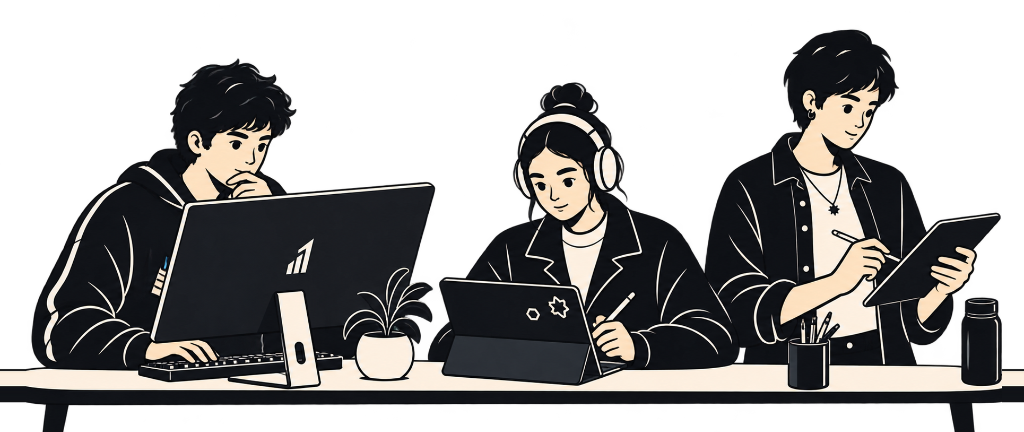
#> input picture assets/hero_desk_extended.png, 1024 x 432 px, found by its file name
$ python build_hero_art.py
#> lines starting #> are read from the running program, lines starting #| are printed output that depends on the picture
import math
from PIL import Image, ImageDraw, ImageFilter, ImageEnhance
import numpy as np

def create_enhanced_hero():
    # 1. Load original 1024x432 image
    im = Image.open('assets/hero_desk_extended.png').convert('RGBA')
#> im is the input picture: PIL image 1024x432 RGBA; mean R, G, B, A 39.5, 38.3, 37.6, 130.2
    w_orig, h_orig = im.size # 1024, 432
#> w_orig = 1024; h_orig = 432

    # Scale 2x for crisp Retina/4K sharpness
    scale = 2
    w_up = w_orig * scale # 2048
#> w_up = 2048
    h_up = h_orig * scale # 864
#> h_up = 864

    # High quality upscale of characters
    im_up = im.resize((w_up, h_up), Image.Resampling.LANCZOS)

    # Enhance sharpness of lineart: slight unsharp mask to make strokes punchy and vector-crisp
    alpha = im_up.split()[3]
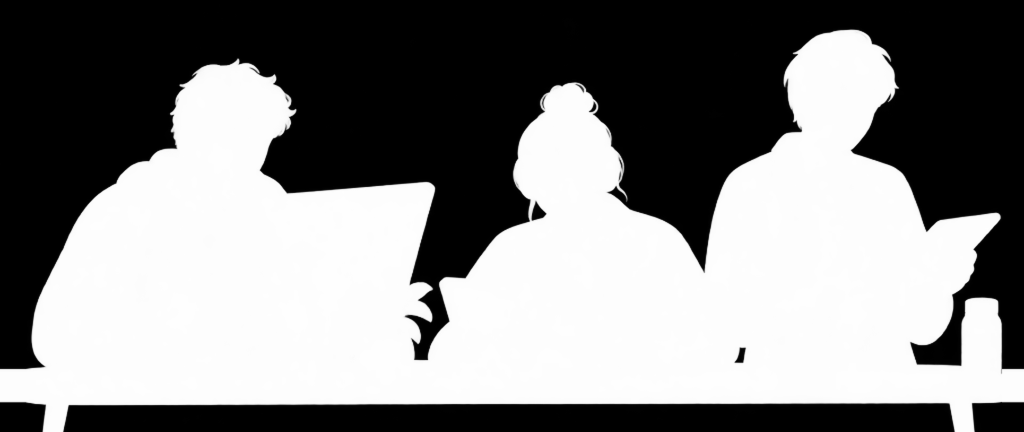
#> alpha: PIL image 2048x864 L (shown at 1/2 size); min 0, max 255, mean 130.2
    rgb = im_up.convert('RGB')
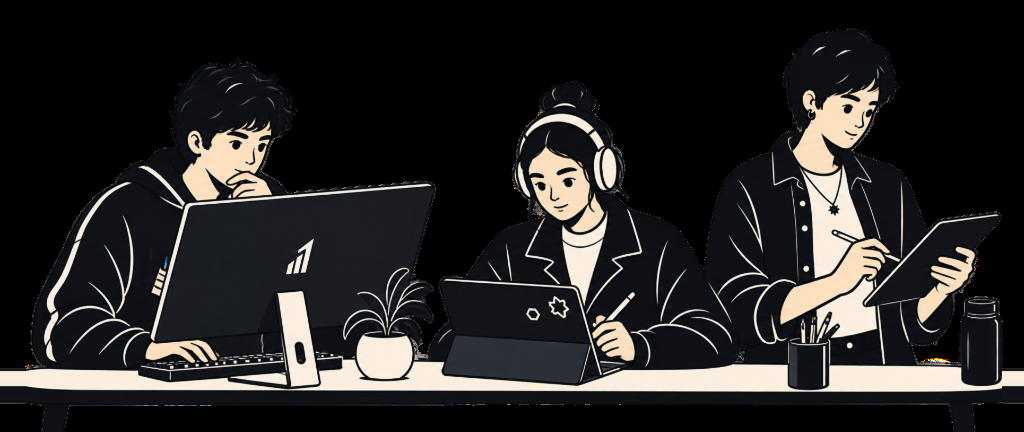
#> rgb: PIL image 2048x864 RGB (shown at 1/2 size); mean R, G, B 39.3, 38.2, 37.5
    enhancer = ImageEnhance.Sharpness(rgb)
    rgb_sharp = enhancer.enhance(1.4)
    # Also crisp the alpha edges
    im_up = Image.merge('RGBA', (*rgb_sharp.split(), alpha))

    # 2. Canvas dimensions: 4800 x 864
    canvas_w = 4800
    canvas_h = h_up
#> canvas_h = 864
    canvas = Image.new('RGBA', (canvas_w, canvas_h), (0, 0, 0, 0))
#> canvas: PIL image 4800x864 RGBA; every value is 0

    # Offset to center characters
    offset_x = (canvas_w - w_up) // 2 # 1376
#> offset_x = 1376
    canvas.paste(im_up, (offset_x, 0), im_up)
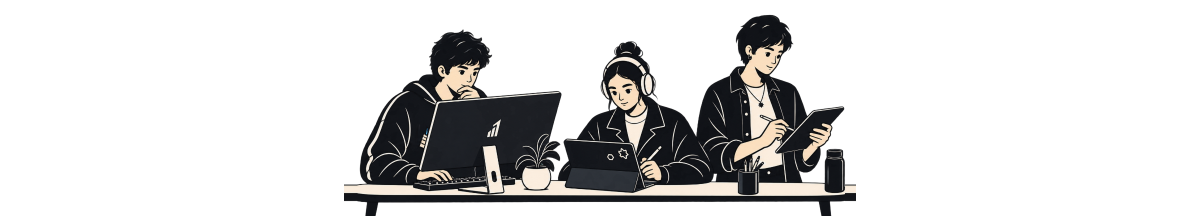
#> canvas: PIL image 4800x864 RGBA (shown at 1/4 size); mean R, G, B, A 16.4, 15.9, 15.6, 54.8; transparent parts drawn white

    # 3. Desk surface coordinates in 2x:
    desk_y_top = 736
    desk_y_edge = 770
    desk_y_bot = 804

    # Sample clean desk slice from x = offset_x + 50
    arr = np.array(canvas)
    slice_desk = arr[desk_y_top:desk_y_bot+1, offset_x + 50, :].copy()
#> slice_desk = 69 rows, first 6: [0, 0, 0, 0], [16, 16, 14, 14], [22, 22, 22, 134], [3, 5, 7, 255], [0, 0, 0, 255], [56, 55, 55, 233]

    # Fill continuous desk from x=0 to x=canvas_w
    for x in range(0, offset_x):
        arr[desk_y_top:desk_y_bot+1, x, :] = slice_desk
    for x in range(offset_x + w_up, canvas_w):
        arr[desk_y_top:desk_y_bot+1, x, :] = slice_desk
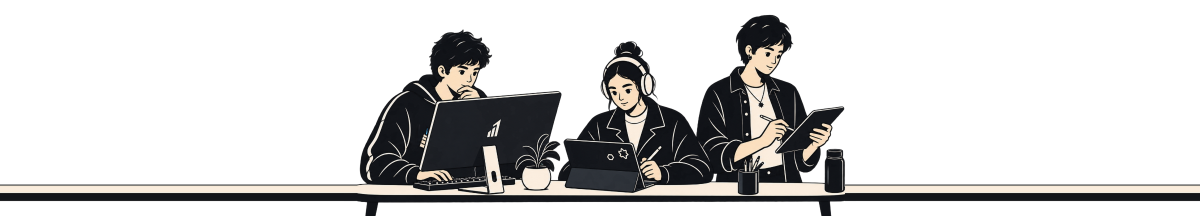
#> arr: shape (864, 4800, 4) (shown at 1/4 size); mean R, G, B, A 21.7, 21.1, 20.6, 65.7; transparent parts drawn white

    # Legs at balanced intervals
    leg_slice = arr[desk_y_bot:canvas_h, offset_x + 88:offset_x + 148, :].copy()
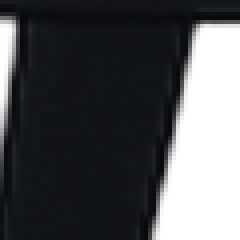
#> leg_slice: shape (60, 60, 4) (shown 4 times larger); mean R, G, B, A 9.9, 11.4, 14.8, 182.6; transparent parts drawn white
    leg_w = leg_slice.shape[1]
#> leg_w = 60
    for lx in [380, 920, canvas_w - 920 - leg_w, canvas_w - 380 - leg_w]:
        arr[desk_y_bot:canvas_h, lx:lx+leg_w, :] = leg_slice

    canvas = Image.fromarray(arr)

    # 4. Now draw rich desk props in the exact black lineart + clean minimal style
    # We draw on a transparent overlay at 4x resolution for super-smooth anti-aliased curves
    draw_canvas = canvas.copy()
    overlay = Image.new('RGBA', (canvas_w, canvas_h), (0, 0, 0, 0))
    d = ImageDraw.Draw(overlay)

    INK = (16, 18, 23, 255)
    CREAM = (253, 240, 224, 255)
    WHITE = (255, 255, 255, 255)
    DARK_FILL = (24, 26, 32, 255)
    MUTED_GRAY = (220, 215, 204, 255)
    STEAM_GRAY = (140, 134, 122, 180)

    # --- LEFT SIDE PROPS ---

    # PROP A: Stack of Hardcover Books (around x=860..1020, on desk at y=desk_y_top)
    # Book 1 (bottom):
    b1_x, b1_y = 880, desk_y_top
    b1_w, b1_h = 130, 28
    d.rounded_rectangle([b1_x, b1_y - b1_h, b1_x + b1_w, b1_y], radius=3, fill=DARK_FILL, outline=INK, width=3)
    # Pages line
    d.rectangle([b1_x + 10, b1_y - b1_h + 5, b1_x + b1_w - 8, b1_y - 5], fill=WHITE, outline=INK, width=2)
    # Spine band
    d.line([b1_x + 24, b1_y - b1_h, b1_x + 24, b1_y], fill=INK, width=3)

    # Book 2 (middle):
    b2_x, b2_y = 895, b1_y - b1_h
    b2_w, b2_h = 115, 24
    d.rounded_rectangle([b2_x, b2_y - b2_h, b2_x + b2_w, b2_y], radius=3, fill=WHITE, outline=INK, width=3)
    d.line([b2_x + 20, b2_y - b2_h, b2_x + 20, b2_y], fill=INK, width=2)
    d.line([b2_x + 35, b2_y - b2_h + 7, b2_x + 75, b2_y - b2_h + 7], fill=INK, width=2)

    # Book 3 (top, slightly tilted):
    b3_x, b3_y = 905, b2_y - b2_h
    b3_w, b3_h = 95, 20
    d.rounded_rectangle([b3_x, b3_y - b3_h, b3_x + b3_w, b3_y], radius=2, fill=DARK_FILL, outline=INK, width=3)
    d.line([b3_x + 16, b3_y - b3_h, b3_x + 16, b3_y], fill=WHITE, width=2)

    # Trailing bookmark ribbon onto desk:
    ribbon = [(b2_x + b2_w - 15, b2_y - 10), (b2_x + b2_w + 10, b1_y - 8), (b2_x + b2_w + 22, desk_y_top + 4)]
    d.line(ribbon, fill=INK, width=3)

    # PROP B: Architect / Anglepoise Task Lamp (around x=680..820)
    # Lamp base sitting on desk:
    lx, ly = 720, desk_y_top
    d.ellipse([lx - 32, ly - 10, lx + 32, ly + 4], fill=DARK_FILL, outline=INK, width=3)
    d.rounded_rectangle([lx - 8, ly - 22, lx + 8, ly - 8], radius=2, fill=DARK_FILL, outline=INK, width=2)

    # Armature segment 1 (angled up and right):
    joint1 = (lx, ly - 16)
    joint2 = (lx + 35, ly - 130)
    d.line([joint1, joint2], fill=INK, width=5)
    d.circle(joint2, radius=6, fill=WHITE, outline=INK, width=3)

    # Armature segment 2 (angled up and forward to center):
    joint3 = (lx + 95, ly - 210)
    d.line([joint2, joint3], fill=INK, width=4)
    d.circle(joint3, radius=6, fill=WHITE, outline=INK, width=3)

    # Lamp head / bell shade (pointing down-right toward the desk):
    shade_poly = [
        (joint3[0] + 5, joint3[1] - 12),
        (joint3[0] + 55, joint3[1] + 18),
        (joint3[0] + 35, joint3[1] + 50),
        (joint3[0] - 10, joint3[1] + 16)
    ]
    d.polygon(shade_poly, fill=DARK_FILL, outline=INK)
    d.line(shade_poly + [shade_poly[0]], fill=INK, width=3)
    # Light rim ellipse
    d.ellipse([joint3[0] + 20, joint3[1] + 18, joint3[0] + 62, joint3[1] + 54], fill=CREAM, outline=INK, width=3)

    # PROP C: Steaming Ceramic Coffee Mug & Saucer (around x=1180)
    mx, my = 1190, desk_y_top
    # Saucer
    d.ellipse([mx - 28, my - 6, mx + 28, my + 4], fill=WHITE, outline=INK, width=3)
    # Mug body
    d.rounded_rectangle([mx - 20, my - 38, mx + 20, my - 4], radius=4, fill=WHITE, outline=INK, width=3)
    # Coffee rim
    d.ellipse([mx - 18, my - 42, mx + 18, my - 34], fill=DARK_FILL, outline=INK, width=3)
    # Mug handle
    d.arc([mx + 12, my - 32, mx + 32, my - 12], start=-90, end=90, fill=INK, width=3)
    # Minimal steam lines
    d.arc([mx - 8, my - 65, mx, my - 48], start=220, end=340, fill=STEAM_GRAY, width=2)
    d.arc([mx + 2, my - 72, mx + 10, my - 52], start=40, end=160, fill=STEAM_GRAY, width=2)

    # PROP D: Sticky Notes & Architecture Sketches (around x=1260)
    sx, sy = 1270, desk_y_top
    # Note 1 (square, slightly rotated):
    d.polygon([(sx, sy - 28), (sx + 34, sy - 34), (sx + 40, sy - 4), (sx + 6, sy + 2)], fill=CREAM, outline=INK)
    d.line([(sx, sy - 28), (sx + 34, sy - 34), (sx + 40, sy - 4), (sx + 6, sy + 2), (sx, sy - 28)], fill=INK, width=2)
    d.line([(sx + 8, sy - 22), (sx + 28, sy - 25)], fill=INK, width=2)
    d.line([(sx + 10, sy - 15), (sx + 26, sy - 18)], fill=INK, width=2)

    # --- RIGHT SIDE PROPS ---

    # PROP E: Potted Monstera / Succulent Desk Plant (around x=3480..3580)
    # Ceramic pot
    px, py = 3520, desk_y_top
    pot_poly = [(px - 26, py - 46), (px + 26, py - 46), (px + 20, py), (px - 20, py)]
    d.polygon(pot_poly, fill=WHITE, outline=INK)
    d.line(pot_poly + [pot_poly[0]], fill=INK, width=3)
    d.ellipse([px - 26, py - 52, px + 26, py - 40], fill=DARK_FILL, outline=INK, width=3)

    # Leaf 1 (curving left):
    leaf1 = [(px - 5, py - 46), (px - 25, py - 70), (px - 55, py - 85), (px - 60, py - 110), (px - 40, py - 112), (px - 20, py - 85), (px - 5, py - 46)]
    d.polygon(leaf1, fill=DARK_FILL, outline=INK)
    d.line(leaf1, fill=INK, width=3)

    # Leaf 2 (upright center):
    leaf2 = [(px, py - 46), (px - 15, py - 95), (px, py - 135), (px + 18, py - 115), (px + 8, py - 80), (px, py - 46)]
    d.polygon(leaf2, fill=DARK_FILL, outline=INK)
    d.line(leaf2, fill=INK, width=3)

    # Leaf 3 (curving right):
    leaf3 = [(px + 6, py - 46), (px + 30, py - 75), (px + 65, py - 90), (px + 70, py - 112), (px + 50, py - 114), (px + 25, py - 80), (px + 6, py - 46)]
    d.polygon(leaf3, fill=DARK_FILL, outline=INK)
    d.line(leaf3, fill=INK, width=3)

    # Small baby leaf:
    leaf4 = [(px + 4, py - 46), (px + 22, py - 60), (px + 35, py - 65), (px + 20, py - 52), (px + 4, py - 46)]
    d.polygon(leaf4, fill=WHITE, outline=INK)
    d.line(leaf4, fill=INK, width=2)

    # PROP F: Studio Over-Ear Headphones (around x=3660..3780)
    hx, hy = 3710, desk_y_top
    # Left earcup (angled on desk):
    d.rounded_rectangle([hx - 48, hy - 40, hx - 22, hy], radius=10, fill=DARK_FILL, outline=INK, width=3)
    d.rounded_rectangle([hx - 42, hy - 34, hx - 28, hy - 6], radius=5, fill=WHITE, outline=INK, width=2)
    # Right earcup:
    d.rounded_rectangle([hx + 22, hy - 40, hx + 48, hy], radius=10, fill=DARK_FILL, outline=INK, width=3)
    d.rounded_rectangle([hx + 28, hy - 34, hx + 42, hy - 6], radius=5, fill=WHITE, outline=INK, width=2)
    # Padded headband arch connecting both earcups:
    d.arc([hx - 40, hy - 85, hx + 40, hy - 15], start=185, end=355, fill=INK, width=6)
    # Subtle coiled audio cable on desk:
    d.arc([hx + 42, hy - 12, hx + 72, hy + 2], start=0, end=270, fill=INK, width=3)

    # PROP G: Open Wireframe Sketchbook / Pad with Stylus (around x=3860..4000)
    kx, ky = 3910, desk_y_top
    # Pad lying in perspective:
    pad_poly = [(kx - 55, ky - 32), (kx + 55, ky - 32), (kx + 65, ky), (kx - 65, ky)]
    d.polygon(pad_poly, fill=WHITE, outline=INK)
    d.line(pad_poly + [pad_poly[0]], fill=INK, width=3)
    # Center fold
    d.line([(kx, ky - 32), (kx, ky)], fill=INK, width=2)
    # Wireframe wire lines on page
    d.line([(kx - 42, ky - 24), (kx - 10, ky - 24)], fill=INK, width=2)
    d.line([(kx - 42, ky - 16), (kx - 10, ky - 16)], fill=INK, width=2)
    d.line([(kx - 42, ky - 8), (kx - 22, ky - 8)], fill=INK, width=2)
    # Stylus beside pad:
    d.line([(kx + 72, ky - 28), (kx + 88, ky - 2)], fill=DARK_FILL, width=4)
    d.line([(kx + 72, ky - 28), (kx + 88, ky - 2)], fill=INK, width=2)

    # PROP H: Smartphone / Tech Gadget on Angled Desktop Dock (around x=4070)
    dx, dy = 4080, desk_y_top
    # Small dock easel base:
    d.polygon([(dx - 16, dy), (dx + 16, dy), (dx + 12, dy - 18), (dx - 12, dy - 18)], fill=DARK_FILL, outline=INK)
    # Phone body (leaning slightly backward):
    phone = [(dx - 18, dy - 65), (dx + 18, dy - 65), (dx + 15, dy - 8), (dx - 15, dy - 8)]
    d.polygon(phone, fill=WHITE, outline=INK)
    d.line(phone + [phone[0]], fill=INK, width=3)
    # Screen bezel
    d.polygon([(dx - 14, dy - 60), (dx + 14, dy - 60), (dx + 12, dy - 14), (dx - 12, dy - 14)], fill=DARK_FILL, outline=INK)
    # Speaker notch
    d.line([(dx - 4, dy - 62), (dx + 4, dy - 62)], fill=INK, width=2)

    # 5. Composite overlay onto canvas
    final_canvas = Image.alpha_composite(canvas, overlay)

    # Save enhanced wide hero image
    final_canvas.save('assets/hero_desk_wide.png')
    final_canvas.save('contracts/assets/hero_desk_wide.png')
    print('Enhanced high-resolution hero art saved successfully with rich desk props!')

if __name__ == '__main__':
    create_enhanced_hero()

$ run again, with assets/characters_nobg.png copied over assets/hero_desk_extended.png
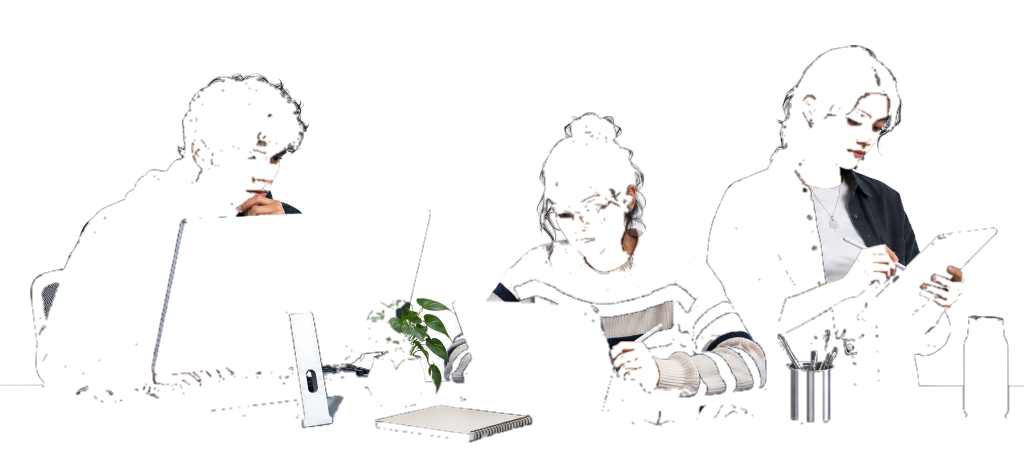
#> input picture assets/characters_nobg.png, 1024 x 467 px, found by its file name
#> in create_enhanced_hero, im is the input picture: PIL image 1024x467 RGBA; mean R, G, B, A 149.8, 148.7, 150.3, 20.2
#> in create_enhanced_hero, `rgb = im_up.convert('RGB')`:
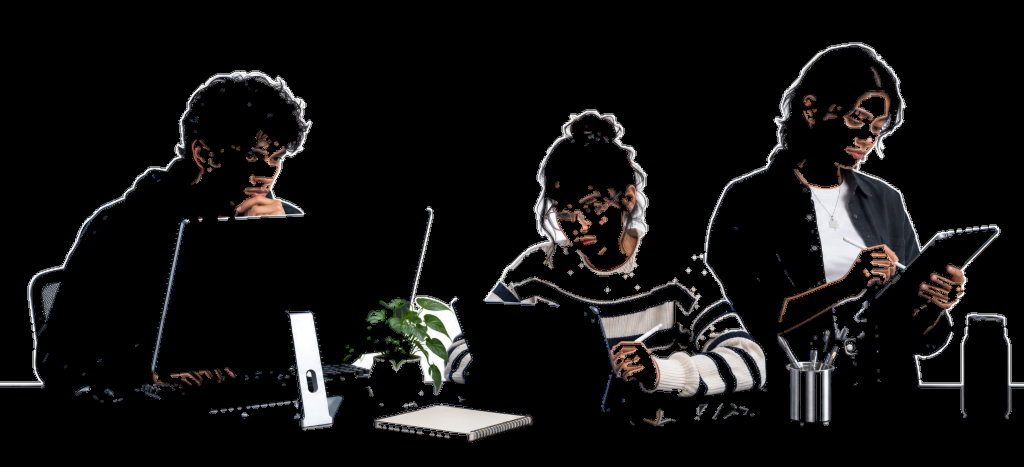
#> rgb: PIL image 2048x934 RGB (shown at 1/2 size); mean R, G, B 18.6, 17.8, 17.6
#> in create_enhanced_hero, `canvas.paste(im_up, (offset_x, 0), im_up)`:
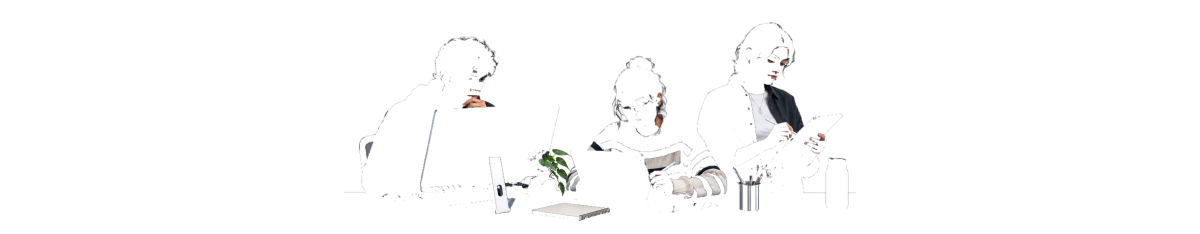
#> canvas: PIL image 4800x934 RGBA (shown at 1/4 size); mean R, G, B, A 5, 4.9, 4.8, 7.5; transparent parts drawn white
#> slice_desk = 69 rows, first 6: [0, 0, 0, 0], [0, 0, 0, 0], [0, 0, 0, 0], [0, 0, 0, 0], [0, 0, 0, 0], [0, 0, 0, 0]
#> leg_slice: shape (130, 60, 4); every value is 0
